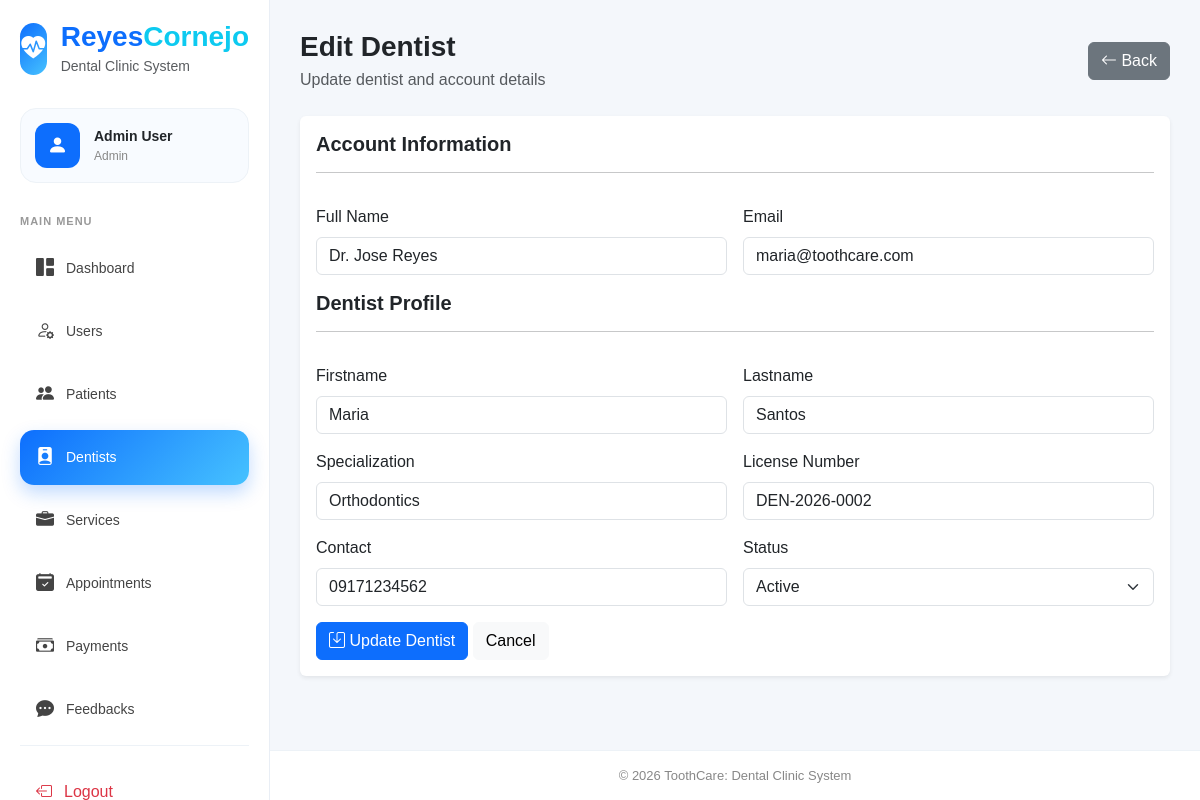
Page /public/admin/dentists/edit?id=2 (signed in) on the committed database.
### tables this page shows
CREATE TABLE
    dentists (
        id INT AUTO_INCREMENT PRIMARY KEY,
        user_id INT NOT NULL,
        firstname VARCHAR(100) NOT NULL,
        lastname VARCHAR(100) NOT NULL,
        specialization VARCHAR(150) NULL,
        license_number VARCHAR(100) NULL,
        contact VARCHAR(30) NULL,
        email VARCHAR(150) NULL,
        status ENUM ('active', 'inactive') DEFAULT 'active',
        created_at TIMESTAMP DEFAULT CURRENT_TIMESTAMP,
        updated_at TIMESTAMP NULL DEFAULT NULL ON UPDATE CURRENT_TIMESTAMP,
        INDEX idx_dentists_name (firstname, lastname),
        INDEX idx_dentists_user (user_id),
        CONSTRAINT fk_dentists_user FOREIGN KEY (user_id) REFERENCES users (id) ON DELETE CASCADE
    );

CREATE TABLE
    users (
        id INT AUTO_INCREMENT PRIMARY KEY,
        name VARCHAR(100),
        email VARCHAR(100) UNIQUE,
        password VARCHAR(255),
        role ENUM ('admin', 'dentist', 'staff') DEFAULT 'staff',
        created_at TIMESTAMP DEFAULT CURRENT_TIMESTAMP
    );

### models/Database.php (called while the page is built, shortened)
<?php
class Database {
    protected PDO $conn;
    public function __construct() {
        $this->conn = new PDO(
            'mysql:host=localhost;dbname=toothcare;charset=utf8',
            'root',
            '',
            [
                PDO::ATTR_ERRMODE => PDO::ERRMODE_EXCEPTION,
                PDO::ATTR_DEFAULT_FETCH_MODE => PDO::FETCH_ASSOC
            ]
        );
    }
    protected function fetch($sql, $params = []) {
        $stmt = $this->conn->prepare($sql);
        $stmt->execute($params);
        return $stmt->fetch();
    }
}

### models/Dentist.php (called while the page is built, shortened)
<?php
class Dentist extends BaseModel {
    public function find($id, $columns = "*") {
        return $this->fetch("
            SELECT
                d.*,
                u.id AS user_id,
                u.name
            FROM dentists d
            INNER JOIN users u ON u.id = d.user_id
            WHERE d.id = ?
        ", [$id]);
    }
}

### public/admin/dentists/edit.php (the view, shortened to what this page needs)
<?php
$dentistModel = new Dentist();
$id = $_GET['id'] ?? null;
$dentist = $dentistModel->find($id);
?>
<div class="main-wrapper">
    <div class="content">
        <div class="dashboard-header mb-4">
            <div>
                <h3 class="fw-bold mb-1">Edit Dentist</h3>
                <p class="text-muted mb-0">Update dentist and account details</p>
            </div>
            <a href="<?= PROJECT_BASE ?>admin/dentists" class="btn btn-secondary">
                <i class="bi bi-arrow-left"></i> Back
            </a>
        </div>
        <div class="card border-0 shadow-sm">
            <div class="card-body">
                <form method="POST">
                    <div class="row g-3">
                        <div class="col-12">
                            <h5 class="fw-bold">Account Information</h5>
                            <hr>
                        </div>
                        <div class="col-md-6">
                            <label class="form-label">Full Name</label>
                            <input type="text" name="name" class="form-control" readonly
                                value="<?= htmlspecialchars($dentist['name']) ?>">
                        </div>
                        <div class="col-md-6">
                            <label class="form-label">Email</label>
                            <input type="email" name="email" class="form-control" readonly
                                value="<?= htmlspecialchars($dentist['email']) ?>">
                        </div>
                        <div class="col-12 mt-3">
                            <h5 class="fw-bold">Dentist Profile</h5>
                            <hr>
                        </div>
                        <div class="col-md-6">
                            <label class="form-label">Firstname</label>
                            <input type="text" name="firstname" class="form-control"
                                value="<?= htmlspecialchars($dentist['firstname']) ?>" required>
                        </div>
                        <div class="col-md-6">
                            <label class="form-label">Lastname</label>
                            <input type="text" name="lastname" class="form-control"
                                value="<?= htmlspecialchars($dentist['lastname']) ?>" required>
                        </div>
                        <div class="col-md-6">
                            <label class="form-label">Specialization</label>
                            <input type="text" name="specialization" class="form-control"
                                value="<?= htmlspecialchars($dentist['specialization']) ?>">
                        </div>
                        <div class="col-md-6">
                            <label class="form-label">License Number</label>
                            <input type="text" name="license_number" class="form-control"
                                value="<?= htmlspecialchars($dentist['license_number']) ?>">
                        </div>
                        <div class="col-md-6">
                            <label class="form-label">Contact</label>
                            <input type="text" name="contact" class="form-control"
                                value="<?= htmlspecialchars($dentist['contact']) ?>">
                        </div>
                        <div class="col-md-6">
                            <label class="form-label">Status</label>
                            <select name="status" class="form-select">
                                <option value="active" <?= $dentist['status'] === 'active' ? 'selected' : '' ?>>Active</option>
                            </select>
                        </div>
                        <div class="col-12 mt-3">
                            <button class="btn btn-primary">
                                <i class="bi bi-save"></i> Update Dentist
                            </button>
                            <a href="<?= PROJECT_BASE ?>admin/dentists/"
                                class="btn btn-light">
                                Cancel
                            </a>
                        </div>
                    </div>
                </form>
            </div>
        </div>
    </div>

### public/assets/css/layout.css (style rules this page uses)
body { margin: 0; background: #f4f7fb; font-family: Arial, sans-serif; }
.main-wrapper { margin-left: 270px; min-height: 100vh; display: flex; flex-direction: column; }
.content { flex: 1; padding: 30px; }

### public/assets/css/dashboard.css (style rules this page uses)
.dashboard-header { display: flex; justify-content: space-between; align-items: center; gap: 15px; }

### rows in the picture
dentists: name "Dr. Jose Reyes", email "maria@toothcare.com", firstname "Maria", lastname "Santos", specialization "Orthodontics", license_number "DEN-2026-0002", contact "09171234562", status "Active"

### other values in the picture
BRAND_NAME_FIRST "Reyes"
BRAND_NAME_SECOND "Cornejo"
$user['name'] "Admin User"
$role "Admin"
$title "Dashboard"
$title "Users"
$title "Patients"
$title "Dentists"
$title "Services"
$title "Appointments"
$title "Payments"
$title "Feedbacks"
BRAND_NAME "ToothCare"
